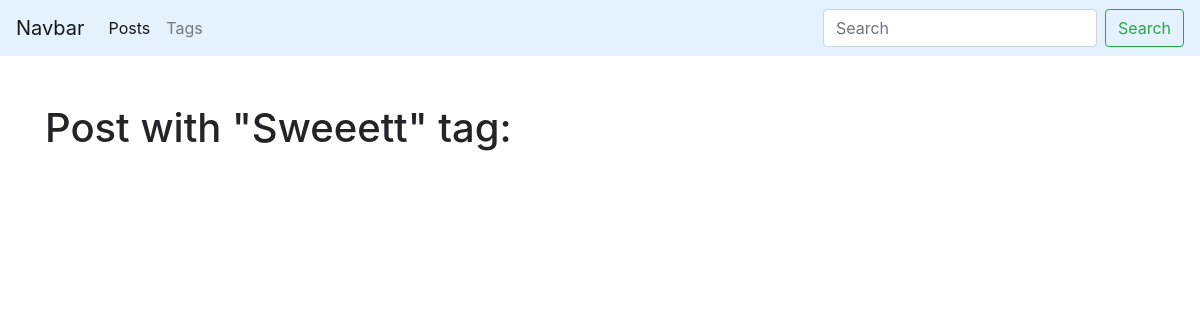
The app's page /blog/tag/sweeett/, older data.
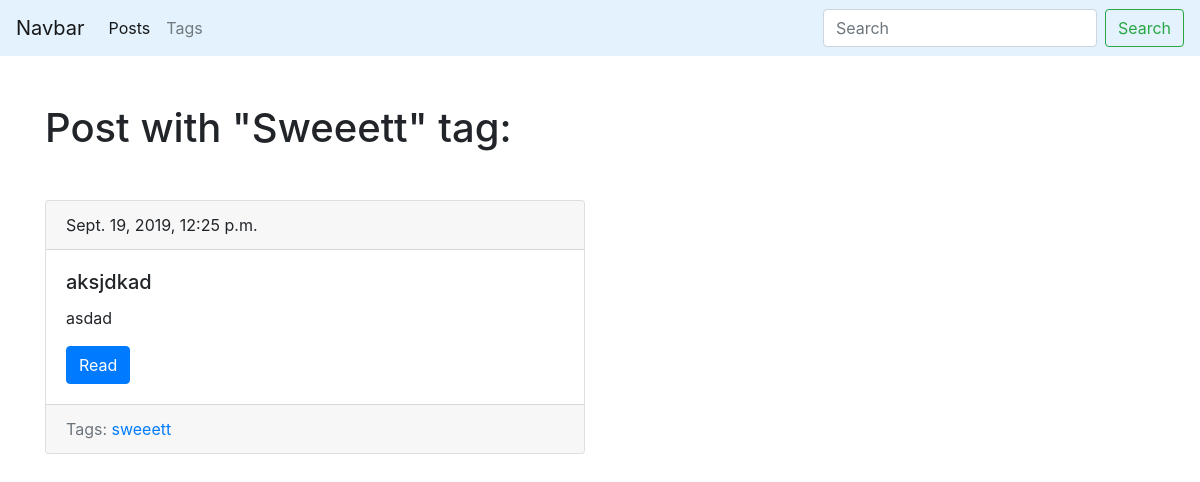
The same page, newer data.
### blog/models.py (models this page shows, shortened)
class Tag(models.Model):
    title = models.CharField(max_length=50)
    slug = models.SlugField(max_length=50, unique=True)
    def get_absolute_url(self):
        return reverse('tag_detail_url', kwargs={'slug': self.slug})
    class Meta:
        ordering = ['title']

class Post(models.Model):
    title = models.CharField(max_length=150, db_index=True)
    slug = models.SlugField(max_length=150, blank=True, unique=True)
    body = models.TextField(blank=True, db_index=True)
    tags = models.ManyToManyField('Tag', blank=True, related_name='posts')
    date_pub = models.DateTimeField(auto_now_add=True)
    def get_absolute_url(self):
        return reverse('post_detail_url', kwargs={'slug': self.slug})
    class Meta:
        ordering = ['-date_pub']

### blog/views.py (the view)
# urls.py: path('tag/<str:slug>/', TagDetail.as_view(), name='tag_detail_url'),
class TagDetail(ObjectDetailMixin, View):
    model = Tag
    template = 'blog/tag_detail.html'

### blog/utils.py (called while the page is built)
    def get(self, request, slug):
        obj = get_object_or_404(self.model, slug__iexact=slug)
        return render(request, self.template, context=
        {
            self.model.__name__.lower(): obj,
            'admin_object': obj, 'detail': True
        })

### blog/templates/blog/tag_detail.html (shortened to what this page needs)
{% extends 'blog/base_blog.html' %}
{% block content %}
    <h1 class="mb-5">Post with "{{ tag.title|title }}" tag:</h1>
    {% for post in tag.posts.all %}
        {% include 'blog/includes/post_cad_template.html' %}
    {% endfor %}
{% endblock %}

### blog/templates/blog/includes/post_cad_template.html
<div class="card mb-4 " >
    <div class="card-header">
        {{ post.date_pub }}
    </div>
    <div class="card-body">
        <h5 class="card-title">{{ post.title }}</h5>
        <p class="card-text">{{ post.body|truncatewords:15 }}</p>
        <a href="{{ post.get_absolute_url }}" class="btn btn-primary">Read</a>
    </div>
    <div class="card-footer text-muted">
        Tags:
        {% for tag in post.tags.all %}
            <a href="{{ tag.get_absolute_url}}">{{ tag.title }}</a>
        {% endfor %}
    </div>
</div>

Row changes from the older to the newer data that the page shows:
added Post: date_pub "Sept. 19, 2019, 12:25 p.m.", title "aksjdkad", body "asdad", Tag (title "sweeett")
